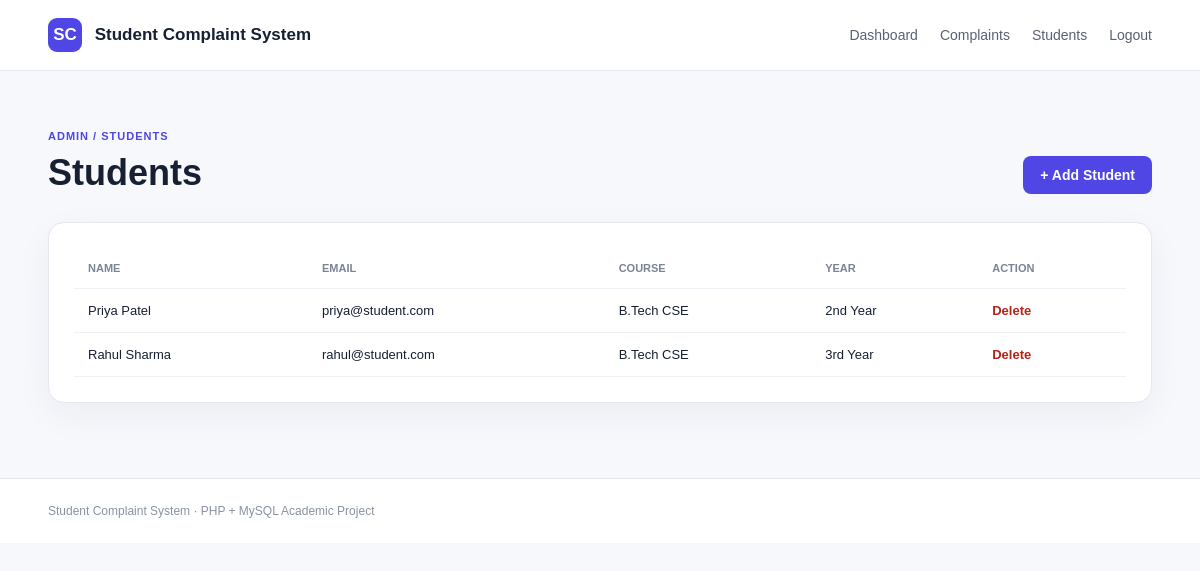
The app's page /admin/students.php (signed in) with its own data.
### tables this page shows
CREATE TABLE students (
    id INT AUTO_INCREMENT PRIMARY KEY,
    user_id INT NOT NULL UNIQUE,
    course VARCHAR(100) NOT NULL,
    year VARCHAR(50) NOT NULL,
    created_at TIMESTAMP DEFAULT CURRENT_TIMESTAMP,
    CONSTRAINT fk_student_user FOREIGN KEY (user_id) REFERENCES users(id) ON DELETE CASCADE
);

CREATE TABLE users (
    id INT AUTO_INCREMENT PRIMARY KEY,
    name VARCHAR(100) NOT NULL,
    email VARCHAR(150) NOT NULL UNIQUE,
    password VARCHAR(255) NOT NULL,
    role ENUM('admin','student') NOT NULL DEFAULT 'student',
    created_at TIMESTAMP DEFAULT CURRENT_TIMESTAMP
);

### includes/functions.php (called while the page is built, shortened)
<?php
function e($value) {
    return htmlspecialchars((string)$value, ENT_QUOTES, 'UTF-8');
}

### admin/students.php (the view, shortened to what this page needs)
<?php
require_once '../includes/config.php'; require_once '../includes/functions.php'; requireAdmin();
$students=$pdo->query("SELECT s.*,u.name,u.email FROM students s JOIN users u ON u.id=s.user_id ORDER BY s.id DESC")->fetchAll();
$pageTitle='Students'; require_once '../includes/header.php';
?>
<main class="dashboard"><div class="container"><div class="page-head"><div><span class="eyebrow">ADMIN / STUDENTS</span><h1>Students</h1></div><a class="btn btn-primary" href="add-student.php">+ Add Student</a></div>
<div class="panel table-wrap"><table><thead><tr><th>Name</th><th>Email</th><th>Course</th><th>Year</th><th>Action</th></tr></thead><tbody>
<?php foreach($students as $s): ?><tr><td><?=e($s['name'])?></td><td><?=e($s['email'])?></td><td><?=e($s['course'])?></td><td><?=e($s['year'])?></td><td><a class="danger-link" href="?delete=<?=$s['id']?>" onclick="return confirm('Delete this student?')">Delete</a></td></tr><?php endforeach; ?>
</tbody></table></div></div></main>
<?php require_once '../includes/footer.php'; ?>

### assets/css/style.css (style rules this page uses)
* { box-sizing:border-box }
body { margin:0;font-family:Arial,Helvetica,sans-serif;background:#f7f8fc;color:#172033 }
a { text-decoration:none;color:inherit }
.container { width:min(1120px,92%);margin:auto }
.eyebrow { font-size:11px;font-weight:800;letter-spacing:1px;color:#4f46e5 }
.btn { display:inline-block;border:0;border-radius:8px;padding:11px 17px;font-weight:700;cursor:pointer;font-size:14px }
.btn-primary { background:#4f46e5;color:#fff }
.hero-card,.panel,.auth-card,.feature { background:#fff;border:1px solid #e4e7ee;border-radius:16px;box-shadow:0 12px 35px rgba(20,30,50,.05) }
.dashboard { padding:55px 0 }
.page-head { display:flex;justify-content:space-between;align-items:end;gap:20px;margin-bottom:28px }
.page-head h1 { margin:8px 0 0;font-size:36px }
.panel { padding:25px;margin-bottom:20px }
.table-wrap { overflow:auto }
table { width:100%;border-collapse:collapse;min-width:720px }
th,td { text-align:left;padding:14px;border-bottom:1px solid #edf0f4;font-size:13px }
th { font-size:11px;text-transform:uppercase;color:#7a8495 }
.danger-link { color:#b42318;font-weight:700 }

### records on screen
students: user.name "Priya Patel", user.email "priya@student.com", course "B.Tech CSE", year "2nd Year"
students: user.name "Rahul Sharma", user.email "rahul@student.com", course "B.Tech CSE", year "3rd Year"
